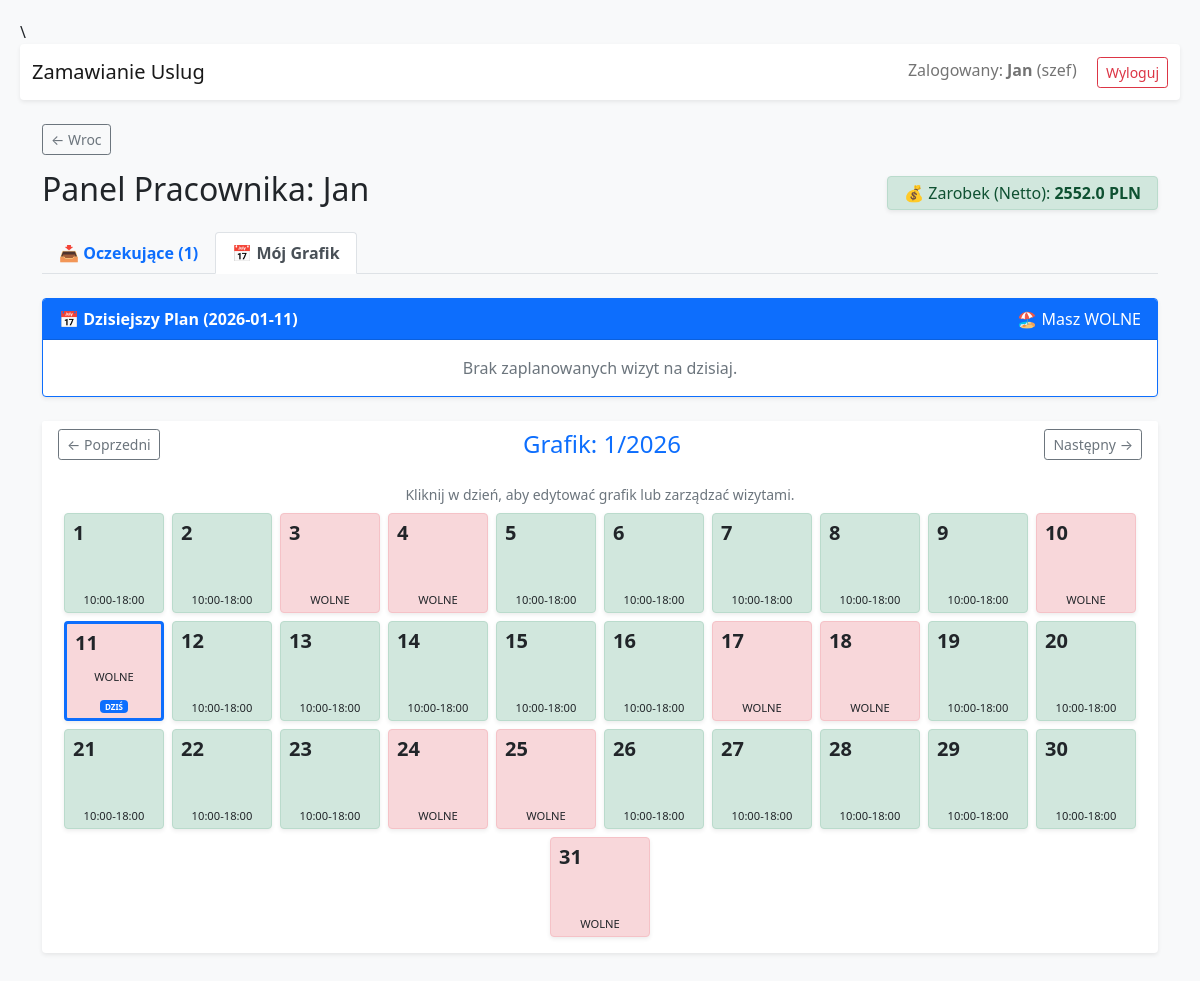
/employee (signed in), run on the app's committed database.
### app.py (models this page shows)
class User(UserMixin, db.Model):
    id = db.Column(db.Integer, primary_key=True)
    username = db.Column(db.String(100), unique=True, nullable=False)
    password = db.Column(db.String(100), nullable=False)
    role = db.Column(db.String(50), nullable=False)
    salon_id = db.Column(db.Integer, db.ForeignKey('salon.id'), nullable=True)
    work_days = db.Column(db.String(20), default="0,1,2,3,4")
    breaks_json = db.Column(db.String(1000), default="{}")
    reviews_received = db.relationship('Review', foreign_keys='Review.employee_id', backref='employee_reviewed', lazy=True)

class Salon(db.Model):
    id = db.Column(db.Integer, primary_key=True)
    name = db.Column(db.String(100), nullable=False)
    address = db.Column(db.String(200), nullable=False)
    open_from = db.Column(db.String(5), nullable=False, default="09:00")
    open_to = db.Column(db.String(5), nullable=False, default="17:00")
    margin_type = db.Column(db.String(10), default='percent')
    margin_value = db.Column(db.Float, default=0.0)
    services = db.relationship('Service', backref='salon', cascade="all, delete-orphan", lazy=True)
    users = db.relationship('User', backref='salon', lazy=True)
    appointments = db.relationship('Appointment', backref='salon_ref', cascade="all, delete-orphan", lazy=True)

### app.py (the view, shortened to what this page needs)
@app.route('/employee', methods=['GET', 'POST'])
@login_required
def employee_panel():
    if current_user.role not in ['pracownik', 'szef']: return redirect(url_for('index'))
    salon = db.session.get(Salon, current_user.salon_id)
    now = datetime.now()
    try: year, month = int(request.args.get('year', now.year)), int(request.args.get('month', now.month))
    except: year, month = now.year, now.month
    _, num_days = calendar.monthrange(year, month)
    m_str = f"{year}-{month:02d}"
    scheds = {s.date: s for s in WorkSchedule.query.filter(WorkSchedule.employee_id==current_user.id, WorkSchedule.date.like(f"{m_str}%")).all()}
    m_apps = Appointment.query.filter(Appointment.employee_id==current_user.id, Appointment.date.like(f"{m_str}%"), Appointment.status!='odrzucona').order_by(Appointment.time).all()
    defs = current_user.work_days.split(',') if current_user.work_days else []
    cal_days = []
    today_str = now.strftime("%Y-%m-%d")
    today_schedule = {'is_working': False, 'apps': []}
    for d in range(1, num_days+1):
        dt = datetime(year, month, d); d_str = dt.strftime("%Y-%m-%d"); wd = str(dt.weekday())
        entry = scheds.get(d_str)
        iw = False; st, et = salon.open_from, salon.open_to; bs, be = "", ""
        if entry:
            iw = entry.is_working
            if iw: st, et, bs, be = entry.start_time, entry.end_time, entry.break_start or "", entry.break_end or ""
        elif wd in defs:
            iw = True
            try:
                bj = json.loads(current_user.breaks_json)
                if wd in bj: bs, be = bj[wd].get('start', ''), bj[wd].get('end', '')
            except: pass
        day_apps = [{'id': a.id, 'time': a.time, 'client': a.client.username, 'service': a.service.name, 'status': a.status} for a in m_apps if a.date == d_str]
        if d_str == today_str:
            today_schedule = {'is_working': iw, 'start': st, 'end': et, 'apps': day_apps}
        cal_days.append({'date': d_str, 'day': d, 'is_working': iw, 'start': st, 'end': et, 'bs': bs, 'be': be, 'has_override': entry is not None, 'appointments': day_apps, 'apps_count': len(day_apps), 'is_today': (d_str == today_str)})
    prev_m = datetime(year, month, 1) - timedelta(days=1); next_m = datetime(year, month, 28) + timedelta(days=5)
    done = Appointment.query.filter_by(employee_id=current_user.id, status='zrealizowana').all()
    net = sum(max(0, a.service.price - (a.service.price*(salon.margin_value/100.0) if salon.margin_type=='percent' else salon.margin_value)) for a in done if a.service)
    slots = []
    try:
        c, e = datetime.strptime(salon.open_from, "%H:%M"), datetime.strptime(salon.open_to, "%H:%M")
        while c <= e: slots.append(c.strftime("%H:%M")); c += timedelta(minutes=5)
    except: pass
    return render_template('employee.html',
        pending_appointments=Appointment.query.filter_by(employee_id=current_user.id, status='oczekuje').all(),
        earnings=round(net,2), salon=salon, calendar_days=cal_days,
        nav={'py': prev_m.year, 'pm': prev_m.month, 'ny': next_m.year, 'nm': next_m.month, 'cm': month, 'cy': year},
        time_slots=slots, today_schedule=today_schedule, today_date=today_str)

### app.py (called while the page is built)
@login_manager.user_loader
def load_user(user_id):
    return db.session.get(User, int(user_id))

### templates/employee.html (shortened to what this page needs)
{% extends 'base.html' %}
{% block content %}
<div class="d-flex justify-content-between align-items-center mb-3">
    <h2>Panel Pracownika: {{ current_user.username }}</h2>
    <div class="alert alert-success py-1 px-3 m-0 shadow-sm">
         💰 Zarobek (Netto): <strong>{{ earnings }} PLN</strong>
    </div>
</div>
<ul class="nav nav-tabs mb-4" id="employeeTab" role="tablist">
    <li class="nav-item" role="presentation">
        <button class="nav-link fw-bold" id="pending-tab" data-bs-toggle="tab" data-bs-target="#pending" type="button" role="tab">
             📥 Oczekujące ({{ pending_appointments|length }})
        </button>
    </li>
    <li class="nav-item" role="presentation">
        <button class="nav-link active fw-bold" id="schedule-tab" data-bs-toggle="tab" data-bs-target="#schedule" type="button" role="tab">
             📅 Mój Grafik
        </button>
    </li>
</ul>
<div class="tab-content" id="employeeTabContent">
    <div class="tab-pane fade show active" id="schedule" role="tabpanel">
        <div class="card mb-4 border-primary shadow-sm">
            <div class="card-header bg-primary text-white d-flex justify-content-between">
                <span>📅 <strong>Dzisiejszy Plan ({{ today_date }})</strong></span>
                <span>
                    {% if today_schedule.is_working %}✅ Pracujesz: {{ today_schedule.start }} - {{ today_schedule.end }}{% else %}🏖️ Masz WOLNE{% endif %}
                </span>
            </div>
            <div class="card-body p-0">
                {% if today_schedule.apps %}
                    <table class="table table-striped mb-0">
                        <thead><tr><th>Godz</th><th>Klient</th><th>Usługa</th><th>Status</th></tr></thead>
                        <tbody>
                            {% for app in today_schedule.apps %}
                            <tr>
                                <td>{{ app.time }}</td>
                                <td>{{ app.client }}</td>
                                <td>{{ app.service }}</td>
                                <td><span class="badge bg-secondary">{{ app.status }}</span></td>
                            </tr>
                            {% endfor %}
                        </tbody>
                    </table>
                {% else %}
                    <p class="text-center p-3 m-0 text-muted">Brak zaplanowanych wizyt na dzisiaj.</p>
                {% endif %}
            </div>
        </div>
        <div class="card mb-4 border-0 shadow-sm">
            <div class="card-header bg-white border-0">
                <div class="d-flex justify-content-between align-items-center">
                    <a href="?year={{ nav.py }}&month={{ nav.pm }}" class="btn btn-outline-secondary btn-sm">&larr; Poprzedni</a>
                    <h4 class="m-0 text-primary">Grafik: {{ nav.cm }}/{{ nav.cy }}</h4>
                    <a href="?year={{ nav.ny }}&month={{ nav.nm }}" class="btn btn-outline-secondary btn-sm">Następny &rarr;</a>
                </div>
            </div>
            <div class="card-body">
                <p class="text-muted small mb-2 text-center">Kliknij w dzień, aby edytować grafik lub zarządzać wizytami.</p>
                <div class="d-flex flex-wrap gap-2 justify-content-center">
                    {% for day in calendar_days %}
                    <button type="button"
                            class="btn p-1 d-flex flex-column align-items-center justify-content-between shadow-sm position-relative calendar-day-btn"
                            style="width: 100px; height: 100px;
                                   background-color: {% if day.is_working %}#d1e7dd{% else %}#f8d7da{% endif %};
                                   border: {% if day.is_today %}3px solid #0d6efd{% else %}1px solid {% if day.is_working %}#badbcc{% else %}#f5c2c7{% endif %}{% endif %};
                                   {% if day.has_override %}border-bottom: 4px solid #000;{% endif %}"
                            data-date="{{ day.date }}"
                            data-working="{{ day.is_working }}"
                            data-start="{{ day.start }}"
                            data-end="{{ day.end }}"
                            data-bs="{{ day.bs }}"
                            data-be="{{ day.be }}"
                            data-apps='{{ day.appointments | tojson | safe }}'
                            onclick="openDayModal(this)">
                        <div class="d-flex justify-content-between w-100 px-1">
                            <span class="fw-bold fs-5">{{ day.day }}</span>
                        </div>
                        <small style="font-size: 0.7rem;">
                            {% if day.is_working %}{{ day.start }}-{{ day.end }}{% else %}WOLNE{% endif %}
                        </small>
                        {% if day.is_today %}
                            <span class="badge bg-primary mt-1" style="font-size: 0.5rem;">DZIŚ</span>
                        {% endif %}
                    </button>
                    {% endfor %}
                </div>
            </div>
        </div>
    </div>
</div>
{% endblock %}

### templates/base.html (shortened to what this page needs)
\<!DOCTYPE html>
<html>
<head>
    <link href="https://cdn.jsdelivr.net/npm/bootstrap@5.1.3/dist/css/bootstrap.min.css" rel="stylesheet">
</head>
<body>
    <nav class="navbar navbar-expand-lg navbar-light bg-white shadow-sm mb-4 rounded">
        <div class="container-fluid">
            <a class="navbar-brand" href="/">Zamawianie Uslug</a>
            <div>
                {% if current_user.is_authenticated %}
                    <span class="navbar-text me-3 d-none d-md-inline">
                        Zalogowany: <b>{{ current_user.username }}</b> ({{ current_user.role }})
                    </span>
                    <a href="/logout" class="btn btn-outline-danger btn-sm">Wyloguj</a>
                {% else %}
                    <a href="/login" class="btn btn-primary btn-sm">Zaloguj</a>
                    <a href="/register" class="btn btn-secondary btn-sm">Rejestracja</a>
                {% endif %}
            </div>
        </div>
    </nav>
    <div class="container">
        {% if request.path != '/' %}
        <div class="back-btn">
            <button onclick="history.back()" class="btn btn-outline-secondary btn-sm">
                &larr; Wroc
            </button>
        </div>
        {% endif %}
        {% block content %}{% endblock %}
    </div>
</body>
</html>

### templates/base.html (style rules this page uses)
body { padding: 20px; background-color: #f8f9fa; }
.back-btn { margin-bottom: 15px; }

### data on the page
User: username "Jan", role "szef"
Salon: day "1", start "10:00", end "18:00", day "2", day "3", shows "WOLNE", day "4", day "5", day "6", day "7", day "8", day "9", day "10", day "11", shows "DZIŚ", day "12", day "13", day "14", day "15", day "16", day "17", day "18", day "19", day "20", day "21", day "22", day "23", day "24", day "25", day "26", day "27", day "28", day "29", day "30", day "31"

### other printed values
{{ earnings }} "2552.0"
{{ pending_appointments|length }} "1"
{{ today_date }} "2026-01-11"
{{ nav.cm }} "1"
{{ nav.cy }} "2026"
